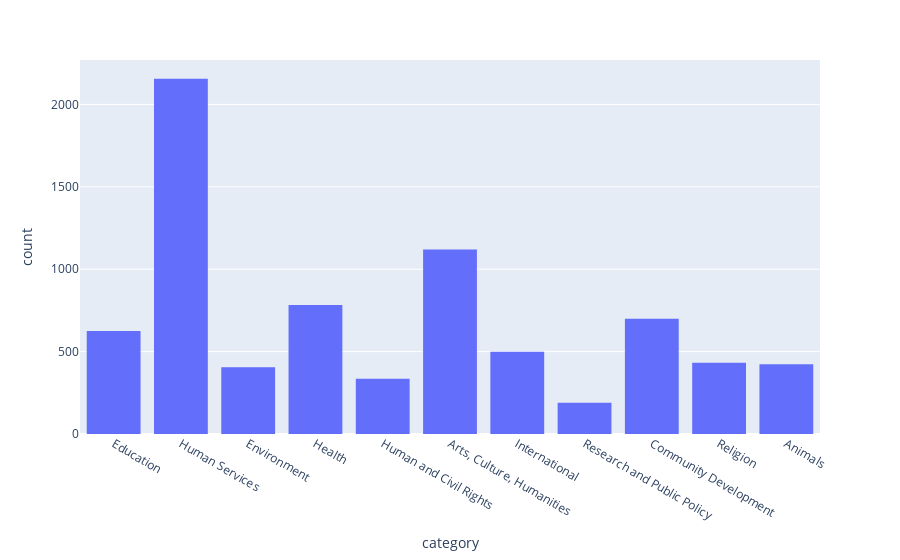
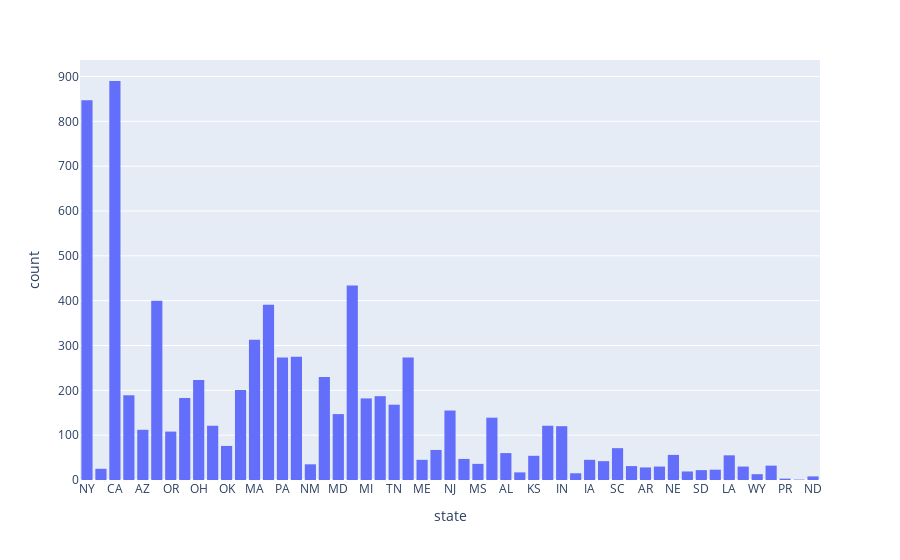
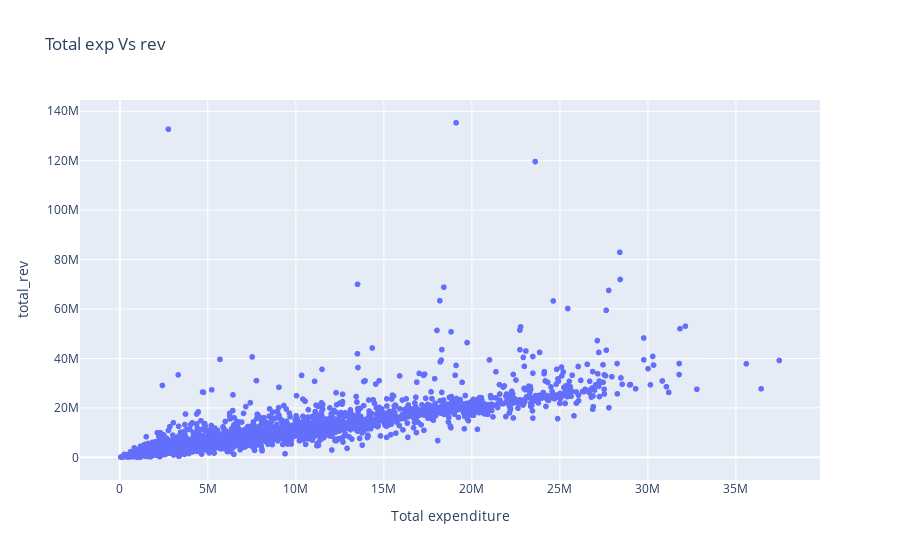
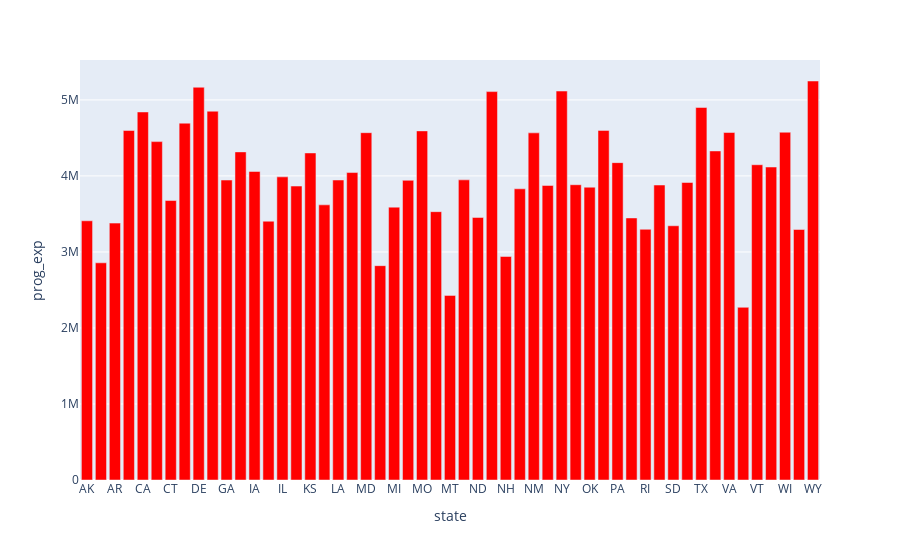

Notebook code for these charts, in order:
### Markdown cell above
## Data Visualization
- Generate insightful visualizations:
  - Correlation heatmaps, pair plots.
  - Trends and comparisons using bar charts, line charts, and dashboards.

### Code cell
cat_hitso = px.histogram(merged_df, x ='category')
cat_hitso.show()
state_histo = px.histogram(merged_df, x = 'state')
state_histo.show()
exp_rev = px.scatter (merged_df,x = 'tot_exp', y = 'total_rev',
labels={'tot_exp': "Total expenditure", 'tot_rev': "total revenue"},
title="Total exp Vs rev")
exp_rev.show()
state_agg = merged_df.groupby('state', as_index=False)['prog_exp'].mean()
histo_rev = px.bar(state_agg, y="prog_exp", x="state")
histo_rev.update_traces(marker_color='red')
histo_rev.show()
corr_matrix = merged_df[['prog_exp', 'total_rev', 'log_prog_exp', 'log_total_rev']].corr()
fig = px.imshow(corr_matrix, 
                color_continuous_scale='RdBu', 
                title="Correlation Heatmap", 
                labels=dict(x="Features", y="Features"))
fig.show()
px.scatter_matrix(merged_df, dimensions=['prog_exp','total_rev'])

### Figure 1 — Plotly figure (JSON) as saved in the notebook; plotly's stock layout.template omitted (floating-point values rounded to 4 significant figures; data arrays with more than 128 entries replaced by an {"elided": "..."} marker saying what was removed)
{"data": [{"alignmentgroup": "True", "bingroup": "x", "hovertemplate": "category=%{x}<br>count=%{y}<extra></extra>", "legendgroup": "", "marker": {"color": "#636efa", "pattern": {"shape": ""}}, "name": "", "offsetgroup": "", "orientation": "v", "showlegend": false, "type": "histogram", "x": {"elided": "7668 str values"}, "xaxis": "x", "yaxis": "y"}], "layout": {"barmode": "relative", "legend": {"tracegroupgap": 0}, "margin": {"t": 60}, "xaxis": {"anchor": "y", "domain": [0, 1], "title": {"text": "category"}}, "yaxis": {"anchor": "x", "domain": [0, 1], "title": {"text": "count"}}}}

### Figure 2 — Plotly figure (JSON) as saved in the notebook; plotly's stock layout.template omitted (floating-point values rounded to 4 significant figures; data arrays with more than 128 entries replaced by an {"elided": "..."} marker saying what was removed)
{"data": [{"alignmentgroup": "True", "bingroup": "x", "hovertemplate": "state=%{x}<br>count=%{y}<extra></extra>", "legendgroup": "", "marker": {"color": "#636efa", "pattern": {"shape": ""}}, "name": "", "offsetgroup": "", "orientation": "v", "showlegend": false, "type": "histogram", "x": {"elided": "7668 str values"}, "xaxis": "x", "yaxis": "y"}], "layout": {"barmode": "relative", "legend": {"tracegroupgap": 0}, "margin": {"t": 60}, "xaxis": {"anchor": "y", "domain": [0, 1], "title": {"text": "state"}}, "yaxis": {"anchor": "x", "domain": [0, 1], "title": {"text": "count"}}}}

### Figure 3 — Plotly figure (JSON) as saved in the notebook; plotly's stock layout.template omitted (floating-point values rounded to 4 significant figures; data arrays with more than 128 entries replaced by an {"elided": "..."} marker saying what was removed)
{"data": [{"hovertemplate": "Total expenditure=%{x}<br>total_rev=%{y}<extra></extra>", "legendgroup": "", "marker": {"color": "#636efa", "symbol": "circle"}, "mode": "markers", "name": "", "showlegend": false, "type": "scattergl", "x": {"elided": "7668 int values"}, "xaxis": "x", "y": {"elided": "7668 int values"}, "yaxis": "y"}], "layout": {"legend": {"tracegroupgap": 0}, "title": {"text": "Total exp Vs rev"}, "xaxis": {"anchor": "y", "domain": [0, 1], "title": {"text": "Total expenditure"}}, "yaxis": {"anchor": "x", "domain": [0, 1], "title": {"text": "total_rev"}}}}

### Figure 4 — Plotly figure (JSON) as saved in the notebook; plotly's stock layout.template omitted (floating-point values rounded to 4 significant figures)
{"data": [{"alignmentgroup": "True", "hovertemplate": "state=%{x}<br>prog_exp=%{y}<extra></extra>", "legendgroup": "", "marker": {"color": "red", "pattern": {"shape": ""}}, "name": "", "offsetgroup": "", "orientation": "v", "showlegend": false, "textposition": "auto", "type": "bar", "x": ["AK", "AL", "AR", "AZ", "CA", "CO", "CT", "DC", "DE", "FL", "GA", "HI", "IA", "ID", "IL", "IN", "KS", "KY", "LA", "MA", "MD", "ME", "MI", "MN", "MO", "MS", "MT", "NC", "ND", "NE", "NH", "NJ", "NM", "NV", "NY", "OH", "OK", "OR", "PA", "PR", "RI", "SC", "SD", "TN", "TX", "UT", "VA", "VI", "VT", "WA", "WI", "WV", "WY"], "xaxis": "x", "y": [3410000.0, 2857000.0, 3379000.0, 4597000.0, 4841000.0, 4451000.0, 3676000.0, 4694000.0, 5166000.0, 4852000.0, 3946000.0, 4316000.0, 4059000.0, 3404000.0, 3988000.0, 3867000.0, 4302000.0, 3620000.0, 3946000.0, 4044000.0, 4569000.0, 2819000.0, 3589000.0, 3942000.0, 4592000.0, 3530000.0, 2429000.0, 3948000.0, 3454000.0, 5109000.0, 2940000.0, 3831000.0, 4566000.0, 3875000.0, 5116000.0, 3884000.0, 3852000.0, 4599000.0, 4175000.0, 3447000.0, 3298000.0, 3880000.0, 3344000.0, 3913000.0, 4901000.0, 4328000.0, 4571000.0, 2272000.0, 4147000.0, 4117000.0, 4575000.0, 3296000.0, 5249000.0], "yaxis": "y"}], "layout": {"barmode": "relative", "legend": {"tracegroupgap": 0}, "margin": {"t": 60}, "xaxis": {"anchor": "y", "domain": [0, 1], "title": {"text": "state"}}, "yaxis": {"anchor": "x", "domain": [0, 1], "title": {"text": "prog_exp"}}}}
